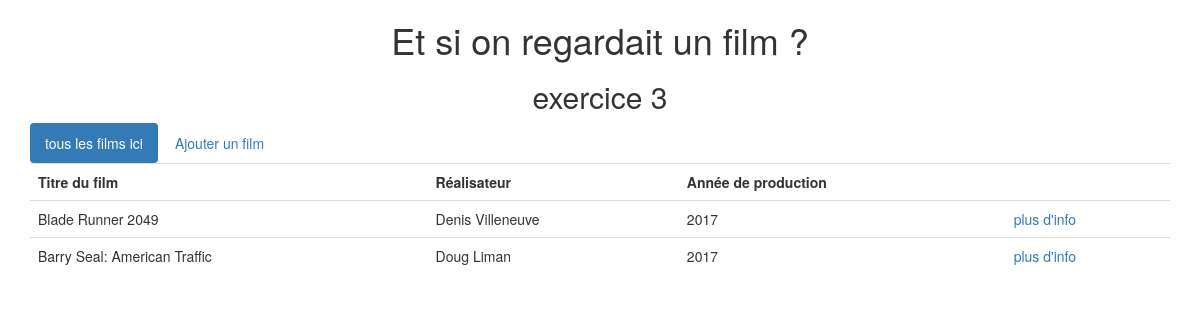
The page / on the database its author committed.
### tables this page shows
CREATE TABLE `movies` (
  `id_movie` int(11) NOT NULL,
  `title` varchar(50) NOT NULL,
  `actors` varchar(50) NOT NULL,
  `director` varchar(50) NOT NULL,
  `producer` varchar(50) NOT NULL,
  `year_of_prod` year(4) NOT NULL,
  `language` varchar(20) NOT NULL,
  `category` enum('thriller','romance','war','') NOT NULL,
  `storyline` text NOT NULL,
  `video` varchar(50) NOT NULL
);

### inc/fonctions.php (called while the page is built, shortened)
<?php
    function executeRequete($sql, $params=array()) {
         global $pdo;
         $r = $pdo->prepare($sql);
         $r->execute($params);
         return $r;
    }
?>

### index.php (the view, shortened to what this page needs)
<?php
    $sql = 'SELECT id_movie, title, director, year_of_prod FROM movies';
    $allMovies = executeRequete($sql);
    ?>
        <table class="table">
            <tr>
                <th>Titre du film</th>
                <th>Réalisateur</th>
                <th>Année de production</th>
                <th></th>
            </tr>
        <?php
        while($movie = $allMovies->fetch(PDO::FETCH_ASSOC)){
            ?>
                <tr>
                    <td><?= $movie['title'] ?></td>
                    <td><?= $movie['director'] ?></td>
                    <td><?= $movie['year_of_prod'] ?></td>
                    <td><a href="film.php?id_film=<?= $movie['id_movie'] ?>">plus d'info</a></td>
                </tr>
            <?php
        }
    ?>
        </table>
    <?php
    $films = ob_get_clean();
    ?>
        <main>
            <ul class="nav nav-pills">
                <li class="active"><a  href="#">tous les films ici</a></li>
                <li><a class="active" href="admin/index.php">Ajouter un film</a></li>
            </ul>
            <?= $films ?>
        </main>
    <?php
    $content = ob_get_clean();
    require_once('./inc/gabarit.php');
?>

### inc/gabarit.php (shortened to what this page needs)
<!DOCTYPE html>
<html lang="fr">
<head>
    <link href="https://maxcdn.bootstrapcdn.com/bootstrap/3.3.7/css/bootstrap.min.css" rel="stylesheet">
</head>
<body>
    <div class="container">
        <h1 class="text-center">Et si on regardait un film ?</h1>
        <h2 class="text-center">exercice 3</h2>
        <?= $content ?? '' ?>
    </div>
</body>
</html>

### rows shown on the page
movies: title "Blade Runner 2049", director "Denis Villeneuve", year_of_prod "2017"
movies: title "Barry Seal: American Traffic", director "Doug Liman", year_of_prod "2017"
